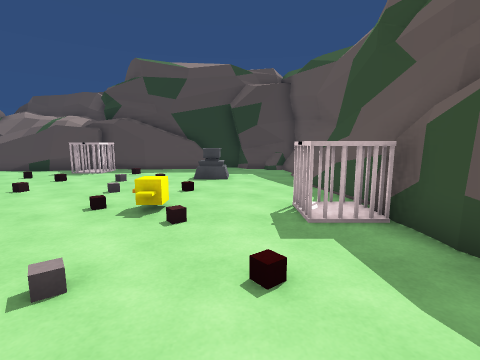
[1] (above)

12 first-person views from a walk through a Unity game level. The camera is 1.3 m above the floor, tilts 8° down and sees 85° across. The floor is counted in squares, 1 m on a side. Each view is taken from the middle of a square. On the plan, view 1 faces up. The plan holds only what a view shows up to about 13 squares ahead; the rest is blank. The place goes on beyond the plan. The player is left out.

[2]
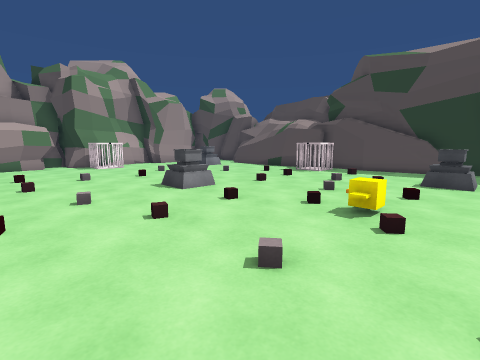

[3]
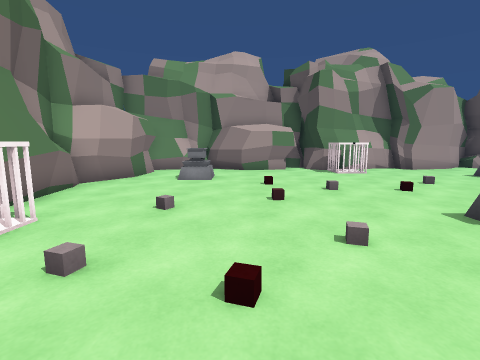

[4]
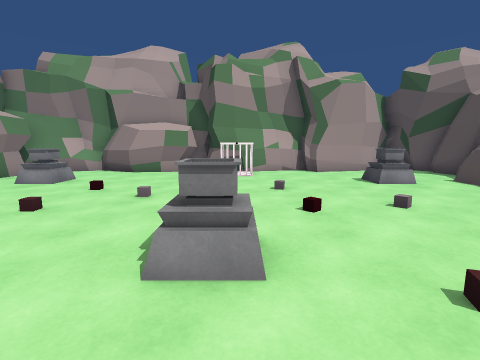

[5]
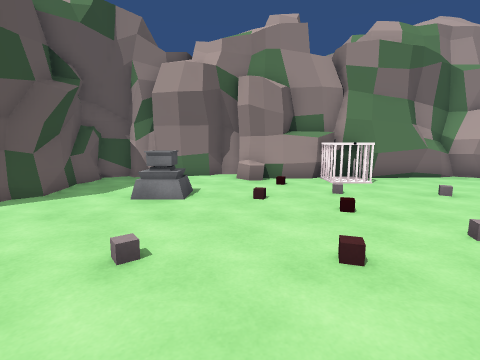

[6]
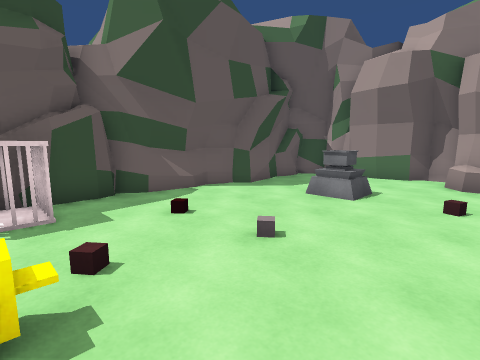

[7]
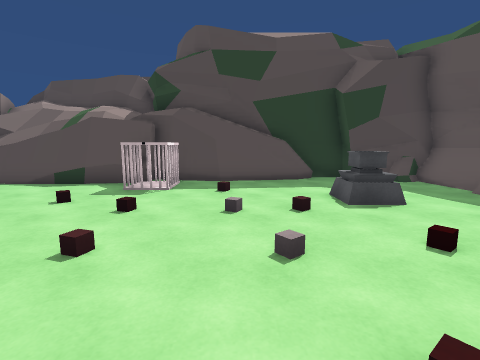

[8]
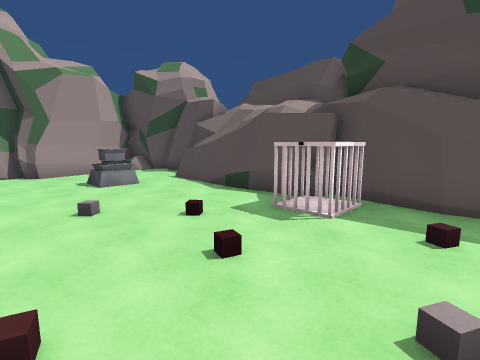

[9]
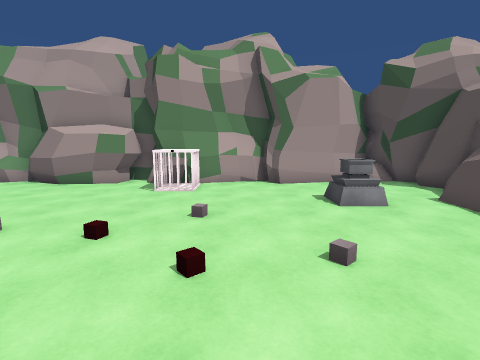

[10]
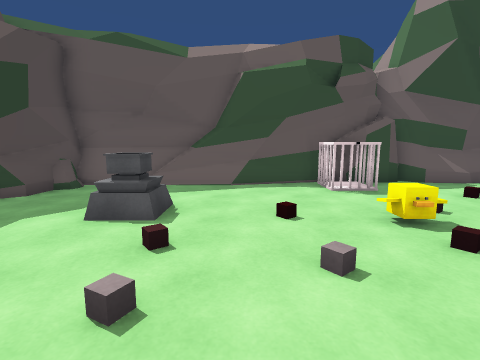

[11]
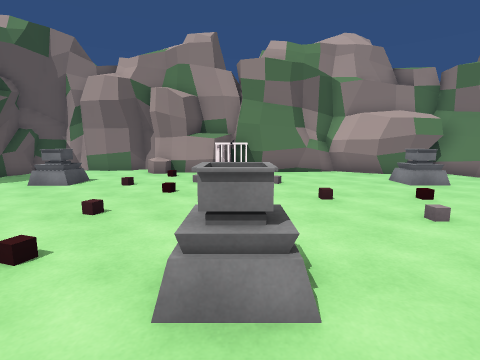

[12]
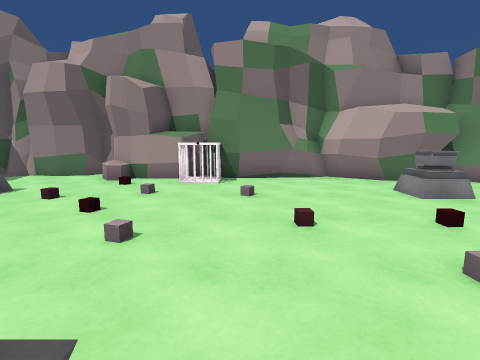

### Floor plan
Key: @ floor where view 1 was taken; # wall or solid block; . floor; / step, stairs or slope; = window, fence, low wall or low ledge; ^ raised ledge; C cage; O other object.
Columns run from 17 left of view 1 to 3 right of it. Each row starts with its distance up from view 1.
 14 ####^##   ##########
 13 #...=^########=...###
 12 #.......=.CC........#
 11 #.........CC........#
 10 ##..O...........O...#
  9 ##...........//.....#
  8 ##..................#
  7 #........../........#
  6 ##..................#
  5 ##CC......O....O..CC#
  4 ##C.......O........C#
  3 ##..................#
  2 ##..................#
  1  #....../...........#
  0  #........../....@..#
 -1 ##..O...........O..=#
 -2 #...O...........O..##
 -3 ##.................##
 -4  #####....CC..=....##
 -5  #   ##########...=##
 -6       ##  #   #######

Where each view was taken, in squares from view 1:
view 1: 0 up, 0 right, facing up
view 2: 0 up, 0 right, facing up-left
view 3: 0 up, 3 left, facing left
view 4: 5 up, 4 left, facing left
view 5: 5 up, 3 left, facing down
view 6: 5 up, 4 left, facing down-right
view 7: 4 up, 4 left, facing up
view 8: 7 up, 4 left, facing up-left
view 9: 7 up, 6 left, facing left
view 10: 8 up, 6 left, facing right
view 11: 7 up, 7 left, facing down
view 12: 5 up, 8 left, facing down
